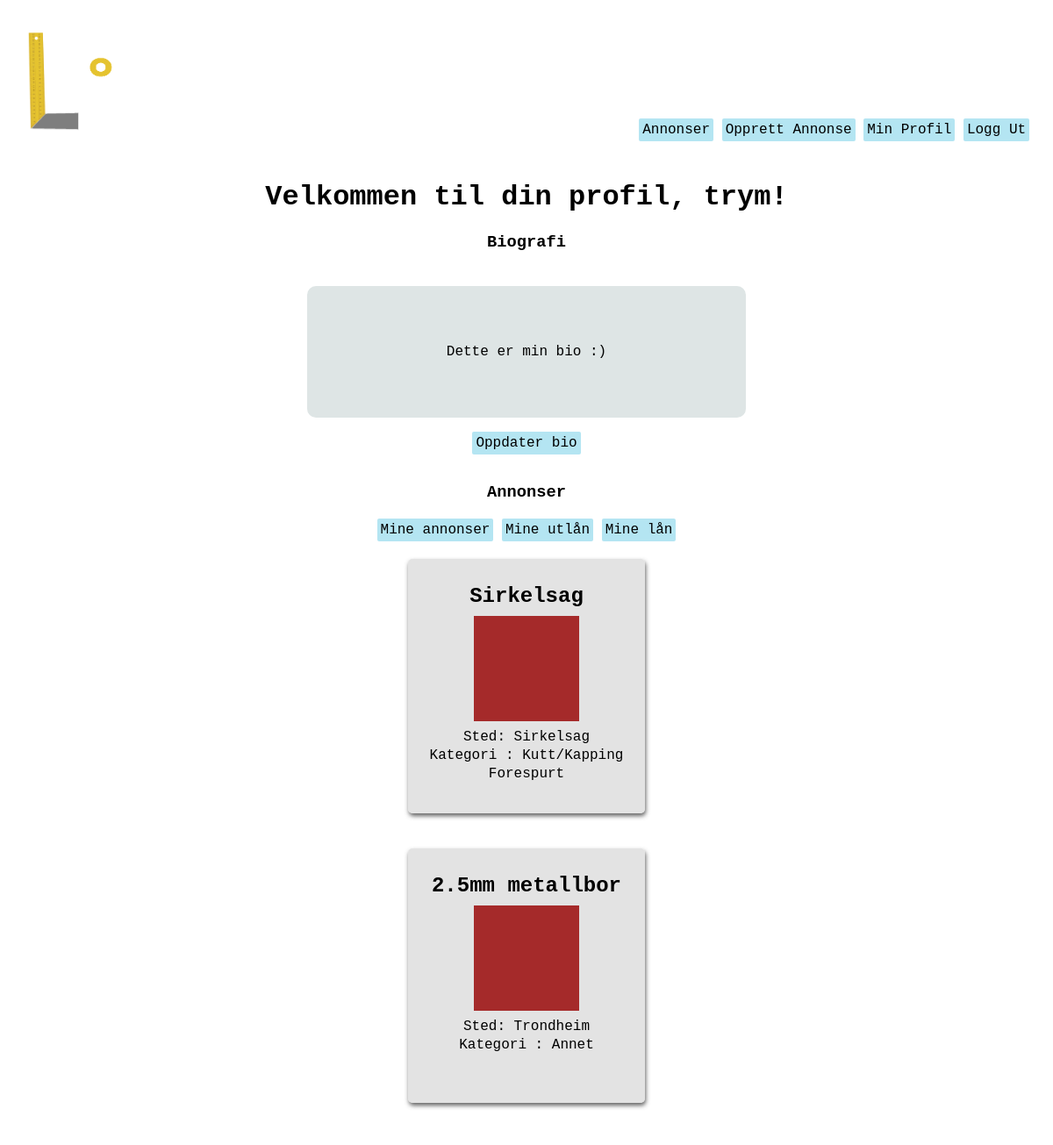
Page /users/profile (signed in) on the earlier database version.
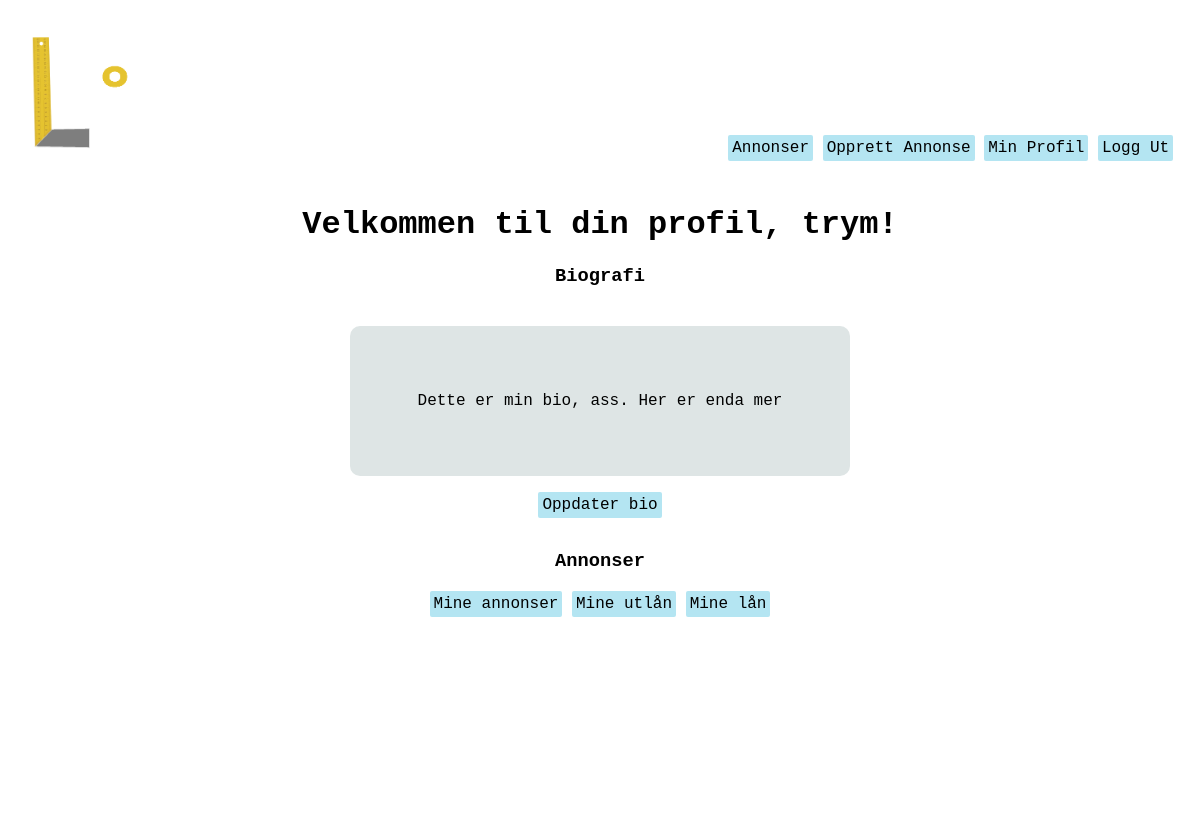
Same page on the later database version.
### users/models.py (models this page shows, shortened)
class Profile(models.Model):
    user = models.OneToOneField(User, on_delete=models.CASCADE)
    bio = models.TextField(verbose_name="Biografi", null=True)

### homepage/models.py (models this page shows, shortened)
class Listing(models.Model):
    owner = models.ForeignKey(User, verbose_name = 'User', on_delete=models.CASCADE, null=True) #user burde kanskje endres til settings.AUTH_USER_MODEL. må i så fall django.conf import settings
    title = models.CharField(max_length=50, verbose_name="Tittel")
    loaned = models.BooleanField(default=False, verbose_name="Utlånt?")
    price = models.PositiveSmallIntegerField(verbose_name='Pris', default=0)
    location = models.CharField(max_length=100, verbose_name="Sted") #burde kanskje være annet enn CharField. Gjør det vanskelig å sortere etter denne attributten
    description = models.TextField(verbose_name="Beskrivelse")
    SW = 1
    PT = 2
    WD = 3
    CT = 4
    SV = 5
    BO = 6
    OT = 7
    CATEGORY_CHOICES = (
        (SW, 'Saging'),
        (PT, 'Maling'),
        (WD, 'Sveising'),
        (CT, 'Kutt/Kapping'),
        (SV, 'Skruverktøy'),
        (BO, 'Slagverktøy'),
        (OT, 'Annet'),
    )
    category = models.PositiveSmallIntegerField(
        choices = CATEGORY_CHOICES,
        default = OT,
        verbose_name="Kategori",
    )

### users/views.py (the view)
# urls.py: path('profile', views.my_profile, name='my_profile'),
@login_required
def my_profile(request):
    current_user = request.user
    user_listings = current_user.listing_set.all()
    user_profile = current_user.profile
    listings = []
    if request.POST.get('loaned_out'):
        for listing in user_listings:
            if listing.loaned:
                listings.append(listing)
    elif request.POST.get('my_loans'):
        agreements= Agreement.objects.filter(loaner=request.user)
        for agreement in agreements:
            listings.append(agreement.listing)
    else:
        for listing in user_listings:
            if not listing.loaned:
                listings.append(listing)
    context = {'user': current_user, 'listings': listings, 'profile': user_profile}
    return render(request, 'users/my_profile.html', context)

### users/templates/users/my_profile.html (shortened to what this page needs)
{% extends "users/base.html" %}
{% block content %}
<div>
    <h1>Velkommen til din profil, {{user.username}}!</h1>
    <div>
        <h3>Biografi</h3>
        <div class='bioDIV'>
            <p>
                {{profile.bio}}
            </p>
        </div>
    </div>
    <a href="{% url 'users:update_profile' %}" class="knapp">Oppdater bio</a>
    <br>
    <br>
    <h3>Annonser</h3>
    <div>
        <form action="{% url 'users:my_profile' %}" method="POST">
            <button type="submit" value = "Click" name="my_listings">Mine annonser</button>
            <button type="submit" value = "Click" name="loaned_out">Mine utlån</button>
            <button type="submit" value = "Click" name="my_loans">Mine lån</button>
        </form>
    </div>
    <div>
        {% for listing in listings %}
            <div class="listingDIV">
                <a href="{% url 'homepage:listing' listing_id=listing.id %}" class="listingLink">invisible link!</a>
                <div class="listingContent">
                    <h2>{{listing.title}}</h2>
                    <div class="listingImg"></div>
                    <p>Sted: {{listing.location}}</p>
                    <p>Kategori : {{listing.get_category_display}}</p>
                    {% if listing.agreement_req_listing.all %}
                        <p>Forespurt</p>
                    {% endif %}
                </div>
            </div>
        {% endfor %}
    </div>
    <br>
</div>
{% endblock content %}

Differences in the rows shown:
no longer on this page (row edited): Listing: title "Sirkelsag", location "Sirkelsag", category "Kutt/Kapping", shows "Forespurt"
removed Listing: title "2.5mm metallbor", location "Trondheim", category "Annet"
changed Profile: bio "Dette er min bio :)" → "Dette er min bio, ass. Her er enda mer"
